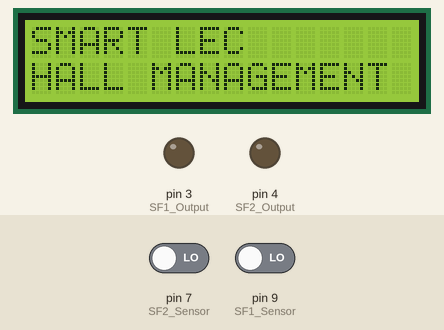
Simulated run of this sketch. Board: Arduino Uno, built with avr-gcc and run on an emulated ATmega328P. Shown: 16×2 character LCD, output pins drawn as LEDs (lit = HIGH). Inputs (shaded band) come from the test bench; at power-on: pin 7 (SF2_Sensor) LOW, pin 9 (SF1_Sensor) LOW. The local clock reads 2024-03-15 10:24:30 at power-on unless the sketch sets it; what the sketch prints to the serial monitor is not drawn.

Above: at 0.1 s.
At 1.2 s:
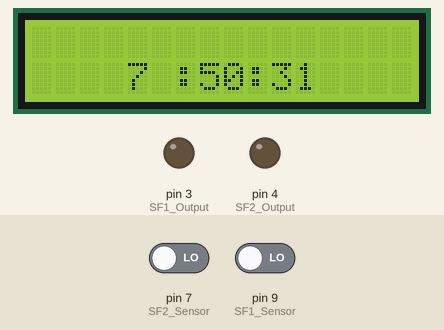
At 10.3 s:
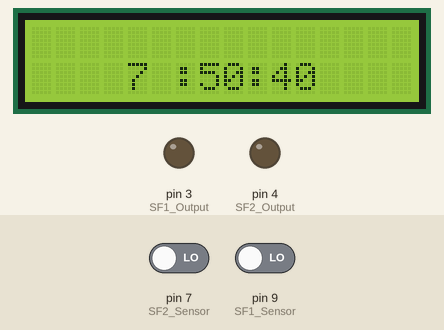
At 19.3 s:
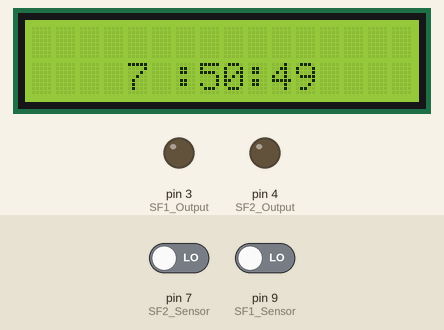
At 28.3 s:
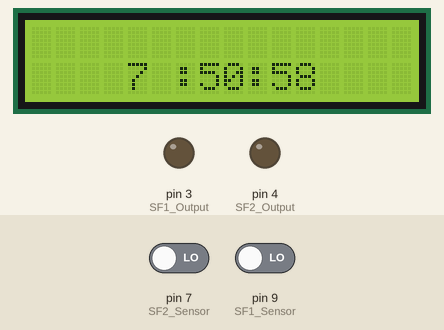
At 38.3 s:
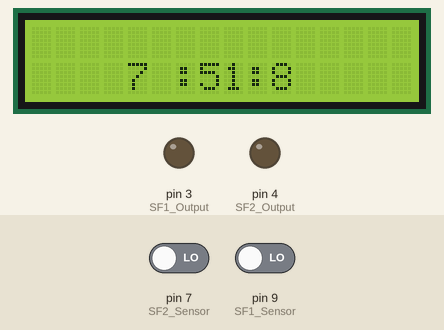

Measured:
- what the display in image 1 shows lasts 1.0 s, from 1.2 s to 2.2 s

The sketch:

Arduino_Code.ino
```cpp
#include <EEPROM.h>
#include <DS3231.h>
#include <Wire.h>
#include <LiquidCrystal_I2C.h>
LiquidCrystal_I2C lcd (0x27,16,2);
DS3231 rtc(SDA, SCL);

#include <SoftwareSerial.h> // Serial for nodemcu
SoftwareSerial ns(5,6);
String ip_recieved;

String mycmd;

String hall_1[4];
String hall_2[4];

String sf1_status = "0";
String sf2_status = "0";

String sf_2_read = "0";
String sf_1_read = "0";


int sf1_sensorRest = 0;
int sf2_sensorRest = 0;

int ps_time = 60;

unsigned long prevTime = millis();

Time t;

int timecal = 0;
void setup() {

 //rx tx
rtc.begin();

//Pin Configuration RTC Module
//A5 - SCL
//A4 - SDA

//Set Date and Time
//rtc.setDOW(TUESDAY);
//rtc.setDate(12, 12, 2023);
rtc.setTime(7, 50, 30);

Serial.begin(9600);
ns.begin(9600);
pinMode(3,OUTPUT);// SF1 Output
pinMode(4,OUTPUT);// SF2 Output

pinMode(9,INPUT); // SF1 Sensor
pinMode(7,INPUT); // SF2 Sensor


//Initial Print LCD
 lcd.init();
 lcd.backlight();
 lcd.print("SMART LEC");
 lcd.setCursor(0,1);
 lcd.print("HALL MANAGEMENT");
 delay(1000);
 lcd.clear();


}


void loop() {


while(Serial.available()==0){

////SENSOR READINGS////

  if (digitalRead(9)== HIGH){
    sf_1_read ="1";
    sf1_sensorRest = 0;
  }
  else{
    sf_1_read ="0";
  }

  if (digitalRead(7)== HIGH){
  sf_2_read ="1";
  sf2_sensorRest = 0;
  }

  else{
    sf_2_read ="0";
}

//Getting current time from RTC
  t = rtc.getTime();

  int h = t.hour;
  int m = t.min;
  int s = t.sec;


 if (ns.available()>0){
  ip_recieved = ns.readStringUntil("\n");
  //Serial.println(ip_recieved);

}
//Creating pulse once in 0.1 second

 unsigned long currentTime = millis();
if (currentTime - prevTime >1000){

 // timecal++;
 // if (timecal == 10){
    sf1_sensorRest++;
    sf2_sensorRest++;
 //   timecal = 0;
 // }

  //Serial Prints
  Serial.print(sf1_status);
  Serial.print(",");
  Serial.print(sf2_status);
  Serial.print(",");
  Serial.print(sf_1_read);
  Serial.print(",");
  Serial.print(sf_2_read);
  Serial.print(",");
  Serial.print(EEPROM.read(8));
  Serial.print(",");
  Serial.print(EEPROM.read(9));
  Serial.print(",");
  Serial.print(EEPROM.read(10));
  Serial.print(",");
  Serial.print(EEPROM.read(11));
  Serial.print(",");
  Serial.print(EEPROM.read(12));
  Serial.print(",");
  Serial.print(EEPROM.read(13));
  Serial.print(",");
  Serial.print(h);
  Serial.print(",");
  Serial.print(m);
  Serial.print(",");
  Serial.print(s);


  //False values for avoid data loose
  Serial.print(",");
  Serial.print("0");
  Serial.print(",");
  Serial.print("0");
  Serial.print(",");
  Serial.print("0");
  Serial.print(",");
  Serial.print("0");
  Serial.print("\n");

 //Serial Prints for NodeMCU
  ns.print(sf1_status);
  ns.print(":");
  ns.print(sf2_status);
  ns.print(":");
  ns.print(sf_1_read);
  ns.print(":");
  ns.print(sf_2_read);
  ns.print(":");
  ns.print(EEPROM.read(8));
  ns.print(":");
  ns.print(EEPROM.read(9));
  ns.print(":");
  ns.print(EEPROM.read(10));
  ns.print(":");
  ns.print(EEPROM.read(11));
  ns.print(":");
  ns.print(EEPROM.read(12));
  ns.print(":");
  ns.print(EEPROM.read(13));
  ns.print(":");
  ns.print(sf1_sensorRest);
  ns.print(":");
  ns.print(sf2_sensorRest);
  ns.print(":");


 //Timeslots
  ns.print(EEPROM.read(0));
  ns.print(",");
  ns.print(EEPROM.read(1));
  ns.print(",");
  ns.print(EEPROM.read(2));
  ns.print(",");
  ns.print(EEPROM.read(3));
  ns.print("/");
  ns.print(EEPROM.read(4));
  ns.print(",");
  ns.print(EEPROM.read(5));
  ns.print(",");
  ns.print(EEPROM.read(6));
  ns.print(",");
  ns.print(EEPROM.read(7));
  ns.print("\n");

 //LCD Prints
  lcd.clear();
  lcd.setCursor(4,1);
  lcd.print(h);
  lcd.setCursor(6,1);
  lcd.print(":");
  lcd.setCursor(7,1);
  lcd.print(m);
  lcd.setCursor(9,1);
  lcd.print(":");
  lcd.setCursor(10,1);
  lcd.print(s);
  lcd.setCursor(1,0);
  lcd.print(ip_recieved);

  prevTime = currentTime;
}


//--------------- Controlling Outputs ----------------

// status == 0 -> Not active
// status == 1 -> Active (Lecture Ongoing)
// status == 2 -> Before Delay (Pre condition)
// status == 3 -> After Delay (Time before automatically switch off)
// status == 4 ->Power saving off


//SF 1 On Time
  if ( ((EEPROM.read(0)==8)&&((h==8)||(h==9))) || ((EEPROM.read(1)==10)&&((h==10)||(h==11))) || ((EEPROM.read(2)==13)&&((h==13)||(h==14))) ||((EEPROM.read(3)==15)&&((h==15)||(h==16)))   ){

//SF 1 Power Saving
    if ((EEPROM.read(12) == 1)&&(sf1_sensorRest > ps_time )){

         digitalWrite(3,LOW);
         sf1_status = "4";
         }

    else{
          digitalWrite(3,HIGH);
          sf1_status = "1";

         }
   }

else{

  //SF 1 Before Delay

  if ( (((h+1) == EEPROM.read(0)) || ((h+1) == EEPROM.read(1)) || ((h+1) == EEPROM.read(2)) || ((h+1) == EEPROM.read(3))) && ((60 - EEPROM.read(8)) <= m ) ){
    digitalWrite(3,HIGH);
    sf1_status = "2";
    }

  //SF 1 After Delay
  else if ( (((h-2) == EEPROM.read(0)) || ((h-2) == EEPROM.read(1)) || ((h-2) == EEPROM.read(2)) || ((h-2) == EEPROM.read(3))) && (EEPROM.read(9) >=  m ) ){
    digitalWrite(3,HIGH);
    sf1_status = "3";
}

//SF 1 No Command
else{
  digitalWrite(3,LOW);
  sf1_status = "0";

}
}


//Sf 2 On Time
  if (((EEPROM.read(4)==8)&&((h==8)||(h==9))) || ((EEPROM.read(5)==10)&&((h==10)||(h==11))) || ((EEPROM.read(6)==13)&&((h==13)||(h==14))) ||((EEPROM.read(7)==15)&&((h==15)||(h==16)))){

//Sf 2 Power Saving
    if ((EEPROM.read(13) == 1)&&(sf2_sensorRest > ps_time )){
      digitalWrite(4,LOW);
      sf2_status = "4";
    }

    else{
       digitalWrite(4,HIGH);
       sf2_status = "1";
    }
}


else{

  //Sf 2 Before Delay
  if ( (((h+1) == EEPROM.read(4)) || ((h+1) == EEPROM.read(5)) || ((h+1) == EEPROM.read(6)) || ((h+1) == EEPROM.read(7))) && ((60 - EEPROM.read(10)) <= m ) ){
    digitalWrite(4,HIGH);
    sf2_status = "2";

  }

  //Sf 2 After Delay
  else if ( (((h-2) == EEPROM.read(4)) || ((h-2) == EEPROM.read(5)) || ((h-2) == EEPROM.read(6)) || ((h-2) == EEPROM.read(7))) && (EEPROM.read(11) >=  m ) ){
    digitalWrite(4,HIGH);
    sf2_status = "3";

  }


  //Sf 2 No Command
else{
  digitalWrite(4,LOW);
  sf2_status = "0";

}

}

}


// If Serial is available (Read Data)

//SF 1 Time Details

hall_1[0] =Serial.readStringUntil(':');
EEPROM.write(0,hall_1[0].toInt());

hall_1[1] =Serial.readStringUntil(':');
EEPROM.write(1,hall_1[1].toInt());

hall_1[2] =Serial.readStringUntil(':');
EEPROM.write(2,hall_1[2].toInt());

hall_1[3] =Serial.readStringUntil(':');
EEPROM.write(3,hall_1[3].toInt());


//Sf 2 Time Details
hall_2[0] =Serial.readStringUntil(':');
EEPROM.write(4,hall_2[0].toInt());

hall_2[1] =Serial.readStringUntil(':');
EEPROM.write(5,hall_2[1].toInt());

hall_2[2] =Serial.readStringUntil(':');
EEPROM.write(6,hall_2[2].toInt());

hall_2[3] =Serial.readStringUntil(':');
EEPROM.write(7,hall_2[3].toInt());


//Delay Commands
String before_delaysf1 = Serial.readStringUntil(':');
EEPROM.write(8,before_delaysf1.toInt());

String after_delaysf1 = Serial.readStringUntil(':');
EEPROM.write(9,after_delaysf1.toInt());

String before_delaysf2 = Serial.readStringUntil(':');
EEPROM.write(10,before_delaysf2.toInt());

String after_delaysf2 = Serial.readStringUntil(':');
EEPROM.write(11,after_delaysf2.toInt());

//Power Saving Status
String ps_statesf1 = Serial.readStringUntil(':');
EEPROM.write(12,ps_statesf1.toInt());

String ps_statesf2 = Serial.readStringUntil('\n');
EEPROM.write(13,ps_statesf2.toInt());

}
```
